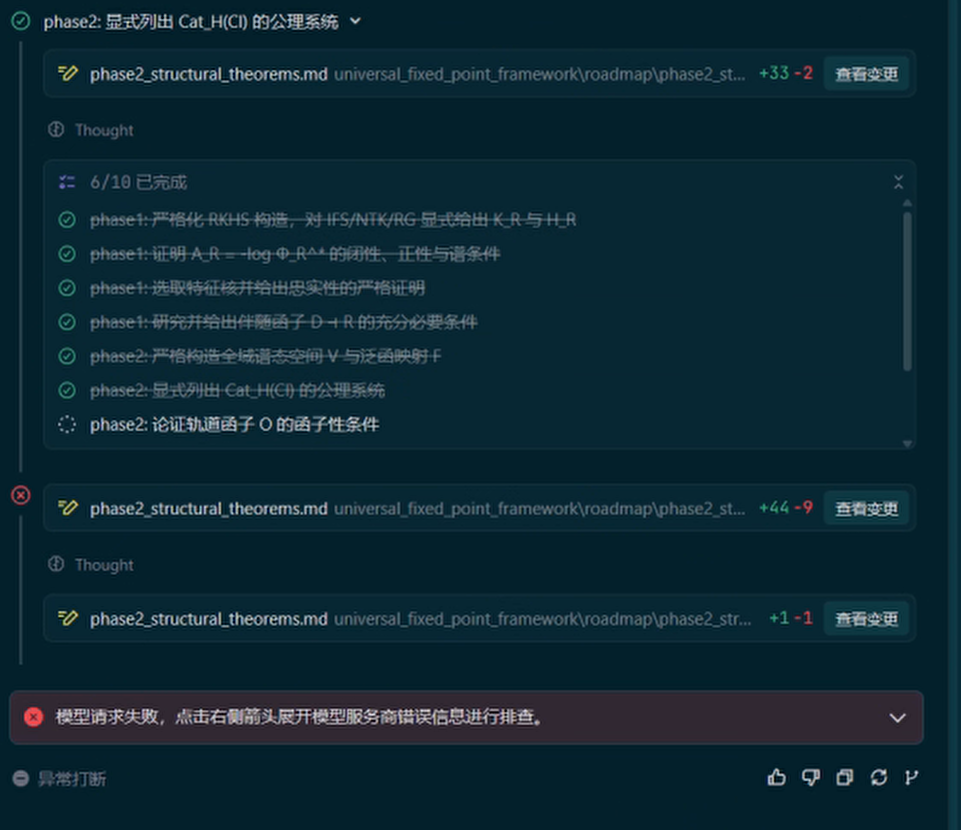
#> input picture docs/ScreenShot_2026-07-12_153343_036.png, 961 x 830 px, found by its file name
$ python _user_fig_crop.py
#> lines starting #> are read from the running program, lines starting #| are printed output that depends on the picture
# ============================================================
# UFPF → MUFPF 更名通知
# ============================================================
# 本文件属于 Universal Fixed Point Framework (UFPF)。
# 该框架已计划更名为 Meta-Universal Fixed-Point Functorial Framework (MUFPF)。
# 更名计划详见：roadmap/mu_renaming_plan.md
#
# 原因：UFPF 缩写与 IEEE 生物图像识别框架冲突，影响学术检索。
# 新名称 MUFPF 具有全球唯一性，且更好地体现框架的元数学特性。
#
# 本文件中 UFPF 相关引用数量：0
# 更名将在计划确认后统一执行，当前代码不做修改。
# ============================================================

#!/usr/bin/env python3
# -*- coding: utf-8 -*-
"""裁剪用户截图：x 轴刻度 + 公式区域。"""
from PIL import Image

im = Image.open(r"e:\workspace\hyper-resolution\docs\ScreenShot_2026-07-12_153343_036.png").convert("RGB")
#> im is the input picture: PIL image 961x830 RGB; mean R, G, B 13.4, 40.8, 52
W, H = im.size
#> W = 961; H = 830
regions = {
    "full_half": (0, int(H*0.45), W, H),     # 下半（可能含公式）
    "top":       (0, 0, W, int(H*0.5)),      # 上半（图）
}
for name, box in regions.items():
    c = im.crop(box)
    c2 = c.resize((c.width * 2, c.height * 2), Image.LANCZOS)
    p = rf"C:\Users\dps_n\Desktop\uf_{name}.png"
    c2.save(p)
    print("saved:", p, c2.size)
#> this loop made 2 passes
#> pass 1, `c = im.crop(box)`:
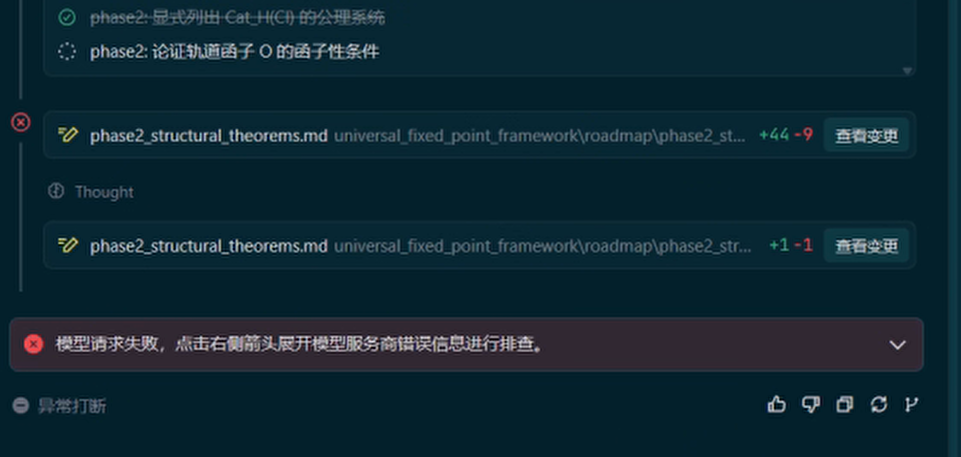
#> c: PIL image 961x457 RGB; mean R, G, B 14.8, 40, 51.1
#> pass 2, `c = im.crop(box)`:
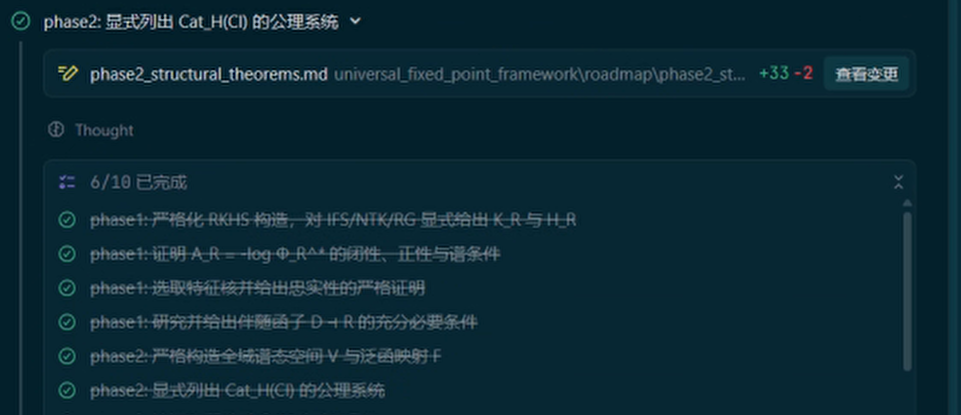
#> c: PIL image 961x415 RGB; mean R, G, B 11.7, 41.7, 53.2
